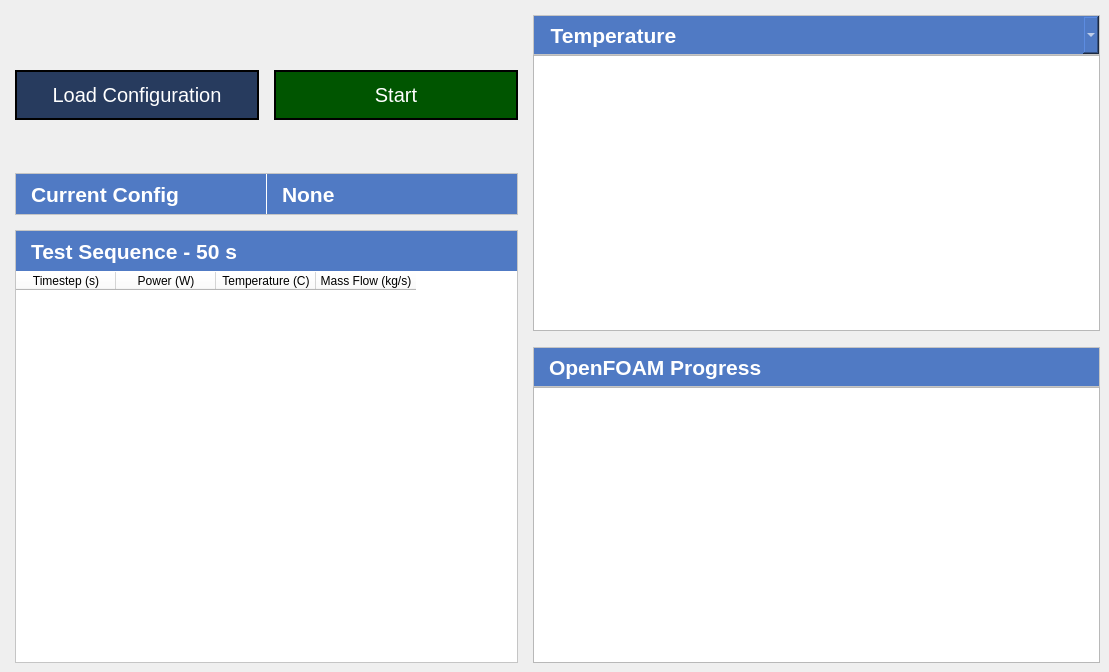
    <widget class="QWidget" name="page_run">
     <widget class="QGraphicsView" name="run_plot1">
      <property name="geometry">
       <rect>
        <x>533</x>
        <y>55</y>
        <width>567</width>
        <height>276</height>
       </rect>
      </property>
     </widget>
     <widget class="QFrame" name="run_plot1_title_frame">
      <property name="geometry">
       <rect>
        <x>533</x>
        <y>15</y>
        <width>567</width>
        <height>40</height>
       </rect>
      </property>
      <property name="styleSheet">
       <string notr="true">background-color: rgb(255, 255, 255);</string>
      </property>
      <property name="frameShape">
       <enum>QFrame::StyledPanel</enum>
      </property>
      <property name="frameShadow">
       <enum>QFrame::Raised</enum>
      </property>
      <widget class="QComboBox" name="run_plot1_combo">
       <property name="geometry">
        <rect>
         <x>1</x>
         <y>1</y>
         <width>565</width>
         <height>38</height>
        </rect>
       </property>
       <property name="font">
        <font>
         <pointsize>16</pointsize>
         <weight>75</weight>
         <bold>true</bold>
        </font>
       </property>
       <property name="styleSheet">
        <string notr="true"> background-color: rgb(80, 122, 196); color: rgb(255, 255, 255); border: 0px;</string>
       </property>
       <item>
        <property name="text">
         <string>  Temperature</string>
        </property>
       </item>
       <item>
        <property name="text">
         <string>  Internal Temperature</string>
        </property>
       </item>
      </widget>
     </widget>
     <widget class="QGraphicsView" name="run_plot2">
      <property name="geometry">
       <rect>
        <x>533</x>
        <y>387</y>
        <width>567</width>
        <height>276</height>
       </rect>
      </property>
     </widget>
     <widget class="QFrame" name="run_plot2_title_frame">
      <property name="geometry">
       <rect>
        <x>533</x>
        <y>347</y>
        <width>567</width>
        <height>40</height>
       </rect>
      </property>
      <property name="styleSheet">
       <string notr="true">background-color: rgb(255, 255, 255);</string>
      </property>
      <property name="frameShape">
       <enum>QFrame::StyledPanel</enum>
      </property>
      <property name="frameShadow">
       <enum>QFrame::Raised</enum>
      </property>
      <widget class="QLabel" name="run_plot2_title">
       <property name="enabled">
        <bool>true</bool>
       </property>
       <property name="geometry">
        <rect>
         <x>1</x>
         <y>1</y>
         <width>565</width>
         <height>38</height>
        </rect>
       </property>
       <property name="font">
        <font>
         <pointsize>16</pointsize>
         <weight>75</weight>
         <bold>true</bold>
        </font>
       </property>
       <property name="styleSheet">
        <string notr="true"> background-color: rgb(80, 122, 196); color: rgb(255, 255, 255); border: 0px;</string>
       </property>
       <property name="text">
        <string>OpenFOAM Progress</string>
       </property>
       <property name="alignment">
        <set>Qt::AlignLeading|Qt::AlignLeft|Qt::AlignVCenter</set>
       </property>
       <property name="indent">
        <number>15</number>
       </property>
      </widget>
     </widget>
     <widget class="QFrame" name="run_load_configuration_button_frame">
      <property name="geometry">
       <rect>
        <x>15</x>
        <y>70</y>
        <width>244</width>
        <height>50</height>
       </rect>
      </property>
      <property name="styleSheet">
       <string notr="true">background-color: rgb(0, 0, 0);</string>
      </property>
      <property name="frameShape">
       <enum>QFrame::StyledPanel</enum>
      </property>
      <property name="frameShadow">
       <enum>QFrame::Raised</enum>
      </property>
      <widget class="QPushButton" name="run_load_configuration_button">
       <property name="geometry">
        <rect>
         <x>2</x>
         <y>2</y>
         <width>240</width>
         <height>46</height>
        </rect>
       </property>
       <property name="font">
        <font>
         <pointsize>15</pointsize>
        </font>
       </property>
       <property name="styleSheet">
        <string notr="true">color: rgb(255, 255, 255);
background-color: rgb(39, 59, 94);
border:0px;</string>
       </property>
       <property name="text">
        <string>Load Configuration</string>
       </property>
      </widget>
     </widget>
     <widget class="QFrame" name="run_start_button_frame">
      <property name="geometry">
       <rect>
        <x>274</x>
        <y>70</y>
        <width>244</width>
        <height>50</height>
       </rect>
      </property>
      <property name="styleSheet">
       <string notr="true">background-color: rgb(0, 0, 0);</string>
      </property>
      <property name="frameShape">
       <enum>QFrame::StyledPanel</enum>
      </property>
      <property name="frameShadow">
       <enum>QFrame::Raised</enum>
      </property>
      <widget class="QPushButton" name="run_start_button">
       <property name="geometry">
        <rect>
         <x>2</x>
         <y>2</y>
         <width>240</width>
         <height>46</height>
        </rect>
       </property>
       <property name="font">
        <font>
         <pointsize>15</pointsize>
        </font>
       </property>
       <property name="styleSheet">
        <string notr="true">color: rgb(255, 255, 255);
background-color: rgb(0, 85, 0);
border:0px;</string>
       </property>
       <property name="text">
        <string>Start</string>
       </property>
      </widget>
     </widget>
     <widget class="QFrame" name="run_trialname_frame">
      <property name="geometry">
       <rect>
        <x>15</x>
        <y>173</y>
        <width>503</width>
        <height>42</height>
       </rect>
      </property>
      <property name="styleSheet">
       <string notr="true">background-color: rgb(255, 255, 255);</string>
      </property>
      <property name="frameShape">
       <enum>QFrame::StyledPanel</enum>
      </property>
      <property name="frameShadow">
       <enum>QFrame::Raised</enum>
      </property>
      <widget class="QLabel" name="run_trialname">
       <property name="enabled">
        <bool>true</bool>
       </property>
       <property name="geometry">
        <rect>
         <x>252</x>
         <y>1</y>
         <width>250</width>
         <height>40</height>
        </rect>
       </property>
       <property name="font">
        <font>
         <pointsize>16</pointsize>
         <weight>75</weight>
         <bold>true</bold>
        </font>
       </property>
       <property name="styleSheet">
        <string notr="true"> background-color: rgb(80, 122, 196); color: rgb(255, 255, 255); border: 0px;</string>
       </property>
       <property name="text">
        <string>None</string>
       </property>
       <property name="indent">
        <number>15</number>
       </property>
      </widget>
      <widget class="QLabel" name="run_trialname_label">
       <property name="enabled">
        <bool>true</bool>
       </property>
       <property name="geometry">
        <rect>
         <x>1</x>
         <y>1</y>
         <width>250</width>
         <height>40</height>
        </rect>
       </property>
       <property name="font">
        <font>
         <pointsize>16</pointsize>
         <weight>75</weight>
         <bold>true</bold>
        </font>
       </property>
       <property name="styleSheet">
        <string notr="true"> background-color: rgb(80, 122, 196); color: rgb(255, 255, 255); border: 0px;</string>
       </property>
       <property name="text">
        <string>Current Config</string>
       </property>
       <property name="indent">
        <number>15</number>
       </property>
      </widget>
     </widget>
     <widget class="QFrame" name="run_test_sequence_frame">
      <property name="geometry">
       <rect>
        <x>15</x>
        <y>230</y>
        <width>503</width>
        <height>433</height>
       </rect>
      </property>
      <property name="styleSheet">
       <string notr="true">background-color: rgb(255, 255, 255);</string>
      </property>
      <property name="frameShape">
       <enum>QFrame::StyledPanel</enum>
      </property>
      <property name="frameShadow">
       <enum>QFrame::Raised</enum>
      </property>
      <widget class="QLabel" name="run_test_sequence_label">
       <property name="enabled">
        <bool>true</bool>
       </property>
       <property name="geometry">
        <rect>
         <x>1</x>
         <y>1</y>
         <width>501</width>
         <height>40</height>
        </rect>
       </property>
       <property name="font">
        <font>
         <pointsize>16</pointsize>
         <weight>75</weight>
         <bold>true</bold>
        </font>
       </property>
       <property name="styleSheet">
        <string notr="true"> background-color: rgb(80, 122, 196); color: rgb(255, 255, 255); border: 0px;</string>
       </property>
       <property name="text">
        <string>Test Sequence - 50 s</string>
       </property>
       <property name="indent">
        <number>15</number>
       </property>
      </widget>
      <widget class="QTableWidget" name="run_test_sequence_table">
       <property name="geometry">
        <rect>
         <x>1</x>
         <y>42</y>
         <width>501</width>
         <height>390</height>
        </rect>
       </property>
       <property name="styleSheet">
        <string notr="true">color: rgb(0, 0, 0); border: 0px;
background-color: rgb(255, 255, 255);</string>
       </property>
       <property name="editTriggers">
        <set>QAbstractItemView::NoEditTriggers</set>
       </property>
       <column>
        <property name="text">
         <string>Timestep (s)</string>
        </property>
       </column>
       <column>
        <property name="text">
         <string>Power (W)</string>
        </property>
       </column>
       <column>
        <property name="text">
         <string>Temperature (C)</string>
        </property>
       </column>
       <column>
        <property name="text">
         <string>Mass Flow (kg/s)</string>
        </property>
       </column>
      </widget>
     </widget>
    </widget>
